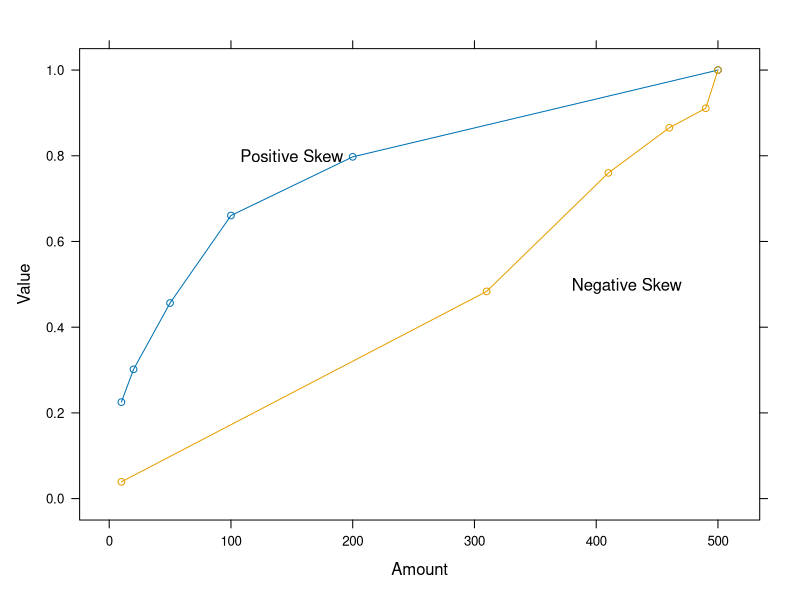

Here is the R script that generated this plot:
###############################################################################
#
# Example R code for the model fitting for Experiment 1A of Stewart, Reimers, and Harris
#
###############################################################################

rm(list=ls())
library(lme4) # using version lme4_1.1-1 from github
library(lattice)
library(latticeExtra)

map <- read.csv("amount_map.csv")
map$name <- paste("w", map$x, ".", map$cond, sep="")
map

data <- read.csv("experiment_1A_data.csv")
catch.violations <- aggregate(choice ~ order, data=subset(data, id>150), FUN=sum)
(  outliers <- catch.violations$order[catch.violations$choice>=3]  ) # participants who have violated dominance on 10% or more of catch trials
data <- subset(data, !order%in%outliers) # Remove outlier participants
data <- subset(data, id<=150) # Take only non-catch trials
data$order <- as.factor(data$order) # order is a unique identifier for each participant

data <- merge(data, map, by.x=c("x","cond"), by.y=c("x","cond"))
data <- merge(data, map, by.x=c("y","cond"), by.y=c("x","cond"), suffixes=c("x", "y"))

# Order by subject (order) and question id (not trial number)
data <- data[order(data$order, data$id),]
head(data)

# Add dummy variables coding for the amounts
X.width <- max(map$i)
X <- matrix(0,nrow=nrow(data), ncol=X.width)
X[matrix(c(1:length(data$ix),data$ix),ncol=2)] <- -1
X[matrix(c(1:length(data$iy),data$iy),ncol=2)] <- 1
colnames(X) <- map$name[order(map$i)]
data <- cbind(data,X)
head(data)



###############################################################################
#
# Fit mixed effects logistic model with free utility for each value as in Appendix A
#
###############################################################################

mm1 <- glmer(choice ~ cond + w10.0 + w20.0 + w50.0 + w100.0 + w200.0 + w10.1 + w310.1 + w410.1 + w460.1 + w490.1 + log(q/p) + log(q/p):cond + (1|order) + (0+w10.0|order) + (0+w20.0|order) + (0+w50.0|order) + (0+w100.0|order) + (0+w200.0|order) + (0+w10.1|order) + (0+w310.1|order) + (0+w410.1|order) + (0+w460.1|order) + (0+w490.1|order) + (0+log(q/p)|order), data=data, family=binomial)
summary(mm1)

# Extract parameters and utilities 
(  gamma.0 <- fixef(mm1)["log(q/p)"]  )
(  gamma.1 <- fixef(mm1)["log(q/p)"] + fixef(mm1)["cond:log(q/p)"]  )
coef.table <- as.data.frame(summary(mm1)$coefficients)
coef.table$name <- rownames(coef.table)
values <- merge(map, coef.table, all.x=T)
values$v <- exp(values$Estimate)
values$v[values$cond==0] <- values$v[values$cond==0] ^ (1/gamma.0)
values$v[values$cond==1] <- values$v[values$cond==1] ^ (1/gamma.1)
values$v[is.na(values$v)] <- 1
values$cond <- factor(values$cond, levels=c(0,1), labels=c("Positive", "Negative"))
values <- values[order(values$cond, values$x),]
values

xyplot(v ~ x, groups=cond, data=values, type=c("b"), scales=list(alternating=FALSE), ylim=c(-0.05,1.05), xlab="Amount", ylab="Value") + layer(panel.text(c(150,425),c(.8,.5),c("Positive Skew", "Negative Skew")))



###############################################################################
#
# Fit mixed effects logistic model with power law utility function as in Appendix B
#
###############################################################################

mm2 <- glmer(choice ~ cond + log(q/p) + log(y/x) + log(q/p):cond + log(y/x):cond + (1|order) + (0+log(q/p)|order) + (0+log(y/x)|order), data=data, family=binomial) 
summary(mm2)

(  bias.0 <- exp(fixef(mm2)["(Intercept)"])  )
(  bias.1 <- exp(fixef(mm2)["(Intercept)"] + fixef(mm2)["cond"])  )
(  gamma.0 <- fixef(mm2)["log(q/p)"]  )
(  gamma.1 <- fixef(mm2)["log(q/p)"] + fixef(mm2)["cond:log(q/p)"]  )
(  gamma.alpha.0 <- fixef(mm2)["log(y/x)"]  )
(  gamma.alpha.1 <- fixef(mm2)["log(y/x)"] + fixef(mm2)["cond:log(y/x)"]  )
(  alpha.0 <- gamma.alpha.0 / gamma.0  )
(  alpha.1 <- gamma.alpha.1 / gamma.1  )



###############################################################################
#
# Fit a simple logistic regression instead of mixed effects model (with power law utility function as in Appendix B)
#
###############################################################################

m3 <- glm(choice ~ cond + log(q/p) + log(y/x) + log(q/p):cond + log(y/x):cond, data=data, family=binomial) 
summary(m3)

(  bias.0 <- exp(coef(m3)["(Intercept)"])  )
(  bias.1 <- exp(coef(m3)["(Intercept)"] + coef(m3)["cond"])  )
(  gamma.0 <- coef(m3)["log(q/p)"]  )
(  gamma.1 <- coef(m3)["log(q/p)"] + coef(m3)["cond:log(q/p)"]  )
(  gamma.alpha.0 <- coef(m3)["log(y/x)"]  )
(  gamma.alpha.1 <- coef(m3)["log(y/x)"] + coef(m3)["cond:log(y/x)"]  )
(  alpha.0 <- gamma.alpha.0 / gamma.0  )
(  alpha.1 <- gamma.alpha.1 / gamma.1  )



###############################################################################
#
# More common is just to fit EU with power law utility function, which is mathematically exactly equivalent
#
###############################################################################

U <- function(x, alpha) {
	x^alpha
}

V <- function(p, x, alpha) {
	p * U(x, alpha)
}

choice.prob <- function(p, x, q, y, alpha, gamma, bias) {
	V.qy <- V(q, y, alpha)
	V.px <- V(p, x, alpha)
	bias*V.qy^gamma / (bias*V.qy^gamma + V.px^gamma)
}

neg.lnL <- function(data, model){
	-sum(data*log(model)+(1-data)*log(1-model))
}

wrapper <- function(par, data) {
	model <- with(data, choice.prob(p, x, q, y, alpha=par[1], gamma=par[2], bias=par[3]))
	neg.lnL(data$choice, model) 
}

fit.model <- function(data) {
	fit <- optim(par=c(1, 1, 1), fn=wrapper, data=data)
	data.frame(order=data$order[1], cond=data$cond[1], alpha=fit$par[1], gamma=fit$par[2], bias=fit$par[3], neg.lnL=fit$value, convergence=fit$convergence)
}

# Fitting data at the level of each condition recovers estimates from m3 logistic regression exactly
(  fit.0 <- optim(par=c(1, 1, 1), fn=wrapper, data=subset(data, cond==0))  )
(  fit.1 <- optim(par=c(1, 1, 1), fn=wrapper, data=subset(data, cond==1))  )

# Fitting for each individual participant and taking medians gives similar results to mm2 mixed effects model, but correspondence won't be exact because mixed effects modelling reigns extreme participants
fits <- by(data=data, data$order, fit.model)
fits <- do.call(rbind, fits)
fits
aggregate(alpha ~ cond, data=fits, FUN=median)
